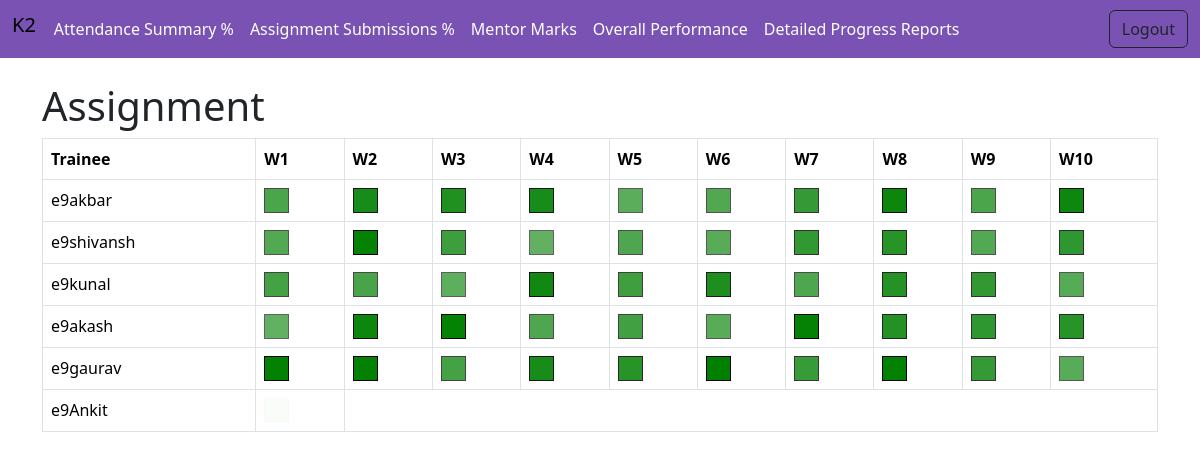
The page /assignmnet_report/ (signed in) on the database its author committed.
### progress_tracker/models.py (models this page shows, shortened)
class Trainee(models.Model):
    id = models.AutoField(primary_key=True)
    username = models.CharField(max_length=50)
    name = models.CharField(max_length=100)
    @property
    def get_assignment(self):
        progress_reports = ProgressReport.objects.filter(trainee=self)
        assignments = [report.assignment / 100.0 for report in progress_reports]
        return assignments

### progress_tracker/views.py (the view)
class AssignmentReportView(LoginRequiredMixin, TemplateView):
    template_name = "progress_tracker/assignmnet_report.html"
    def get_context_data(self, **kwargs):
        context = super().get_context_data(**kwargs)
        all_trainees = Trainee.objects.all()
        context["assignment_data"] = {
            trainee.username: trainee.get_assignment for trainee in all_trainees
        }
        return context

### progress_tracker/templates/progress_tracker/assignmnet_report.html (shortened to what this page needs)
<!DOCTYPE html>
<html lang="en">
<head>
    <link href="https://cdn.jsdelivr.net/npm/bootstrap@5.3.2/dist/css/bootstrap.min.css" rel="stylesheet">
</head>
<body>
   {% extends "progress_tracker/base.html" %}
   {% block content %}
    <div class="container mt-4">
        <h1>Assignment </h1>
        <table class="table table-bordered">
            <thead class="thead-dark">
                <tr>
                    <th scope="col">Trainee</th>
                    <th scope="col">W1</th>
                    <th scope="col">W2</th>
                    <th scope="col">W3</th>
                    <th scope="col">W4</th>
                    <th scope="col">W5</th>
                    <th scope="col">W6</th>
                    <th scope="col">W7</th>
                    <th scope="col">W8</th>
                    <th scope="col">W9</th>
                    <th scope="col">W10</th>
                </tr>
            </thead>
            <tbody class= 'border border-collapse'>
                {% for username, assignments in assignment_data.items %}
                    <tr>
                        <td>{{ username }}</td>
                        {% for assignment in assignments %}
                            <td>
                                <div class="green-box" style="opacity: {{ assignment }};">
                                </div>
                            </td>
                        {% endfor %}
                    </tr>
                {% endfor %}
            </tbody>
        </table>
    </div>
    {% endblock %}

### progress_tracker/templates/progress_tracker/assignmnet_report.html (style rules this page uses)
.green-box { width: 25px; height: 25px; background-color: green; border: 1px solid black; position: relative; }

### rows shown on the page
Trainee: assignment_data "e9akbar"
Trainee: assignment_data "e9shivansh"
Trainee: assignment_data "e9kunal"
Trainee: assignment_data "e9akash"
Trainee: assignment_data "e9gaurav"
Trainee: assignment_data "e9Ankit"
